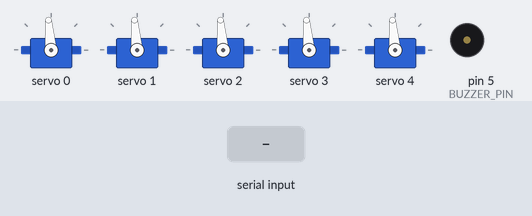
Simulated run of this sketch. Board: Arduino Uno, built with avr-gcc and run on an emulated ATmega328P. Parts: 5 × servo, buzzer (waves = sounding, pin HIGH). The test bench sets the inputs (shaded band).

Above: at 1.2 s.
1.3 s: "pick_and_place\n" received over Serial
At 2.54 s:
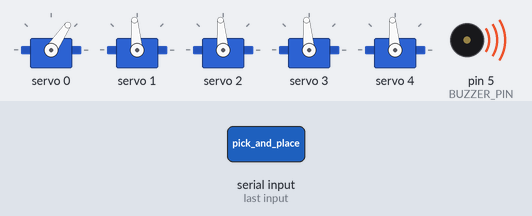
4.3 s: "pick_and_place\n" received over Serial
At 4.71 s:
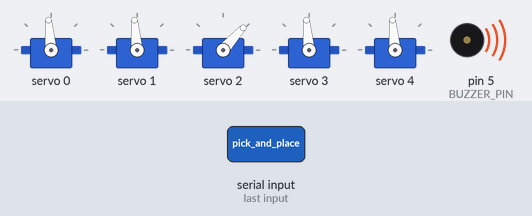
Timing chart, 0 to 13.3 s (numbered marks = the images above; inputs shaded):
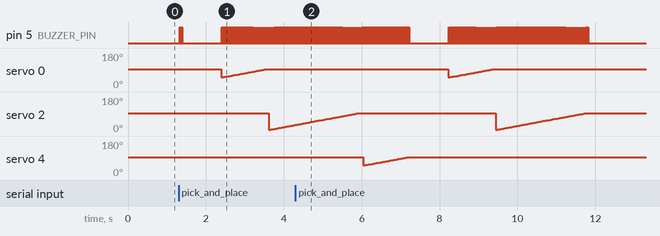

The sketch:

firmware.ino
```cpp
#include <Wire.h>
#include <Adafruit_PWMServoDriver.h>

Adafruit_PWMServoDriver pwm = Adafruit_PWMServoDriver();

#define SERVOMIN  150 // this is the 'minimum' pulse length count (out of 4096)
#define SERVOMAX  600 // this is the 'maximum' pulse length count (out of 4096)
#define BUZZER_PIN 5 // GPIO pin connected to the buzzer

// Servo configuration
const int numServos = 5;
const int servoPins[numServos] = {0, 1, 2, 3, 4}; // Pins connected to PCA9685

// Current position of each servo
int servoPos[numServos] = {90, 90, 90, 90, 90}; // Initialize all servos to 90 degrees

void setup() {
  Serial.begin(9600);
  pwm.begin();
  pwm.setPWMFreq(60);  // Analog servos run at ~60 Hz updates

  // Set all servos to home position
  for (int i = 0; i < numServos; i++) {
    pwm.setPWM(servoPins[i], 0, servoToPulse(servoPos[i]));
  }

  pinMode(BUZZER_PIN, OUTPUT); // Set buzzer pin as output
}

void loop() {
  // Check for serial commands
  if (Serial.available() > 0) {
    String input = Serial.readStringUntil('\n');
    int servoIndex, targetPos;
    sscanf(input.c_str(), "%d %d", &servoIndex, &targetPos);

    // Check if servo index is valid
    if (servoIndex >= 0 && servoIndex < numServos) {
      // Move servo to target position
      moveServo(servoIndex, targetPos);
    }
    // Check if the command is for performing pick and place motion
    else if (input == "pick_and_place") {
      performPickAndPlace();
    }
  }
}

// Function to move servo to a specific position
void moveServo(int servoIndex, int targetPos) {
  if (targetPos < 0) {
    targetPos = 0;
  }
  else if (targetPos > 180) {
    targetPos = 180;
  }

  int currentPosition = servoPos[servoIndex];

  // Incrementally move servo to target position
  for (int pos = currentPosition; pos <= targetPos; pos++) {
    pwm.setPWM(servoPins[servoIndex], 0, servoToPulse(pos));
    delay(15); // Delay between each increment
    // Activate buzzer while the servo is in motion
    digitalWrite(BUZZER_PIN, HIGH);
    delay(10); // Buzzer humming duration
    digitalWrite(BUZZER_PIN, LOW);
  }

  // Update current position
  servoPos[servoIndex] = targetPos;
}

// Function to perform a basic pick and place motion
void performPickAndPlace() {
  // Define the motion sequence for pick and place
  int pickSequence[numServos] = {45, 90, 0, 90, 90}; // Example pick position
  int placeSequence[numServos] = {90, 90, 90, 90, 45}; // Example place position

  // Execute pick motion
  for (int i = 0; i < numServos; i++) {
    moveServo(i, pickSequence[i]);
  }
  delay(1000); // Add a delay between pick and place

  // Execute place motion
  for (int i = 0; i < numServos; i++) {
    moveServo(i, placeSequence[i]);
  }
}

// Function to convert degrees to pulse length
uint16_t servoToPulse(int angle) {
  uint16_t pulse = map(angle, 0, 180, SERVOMIN, SERVOMAX);
  return pulse;
}
```
